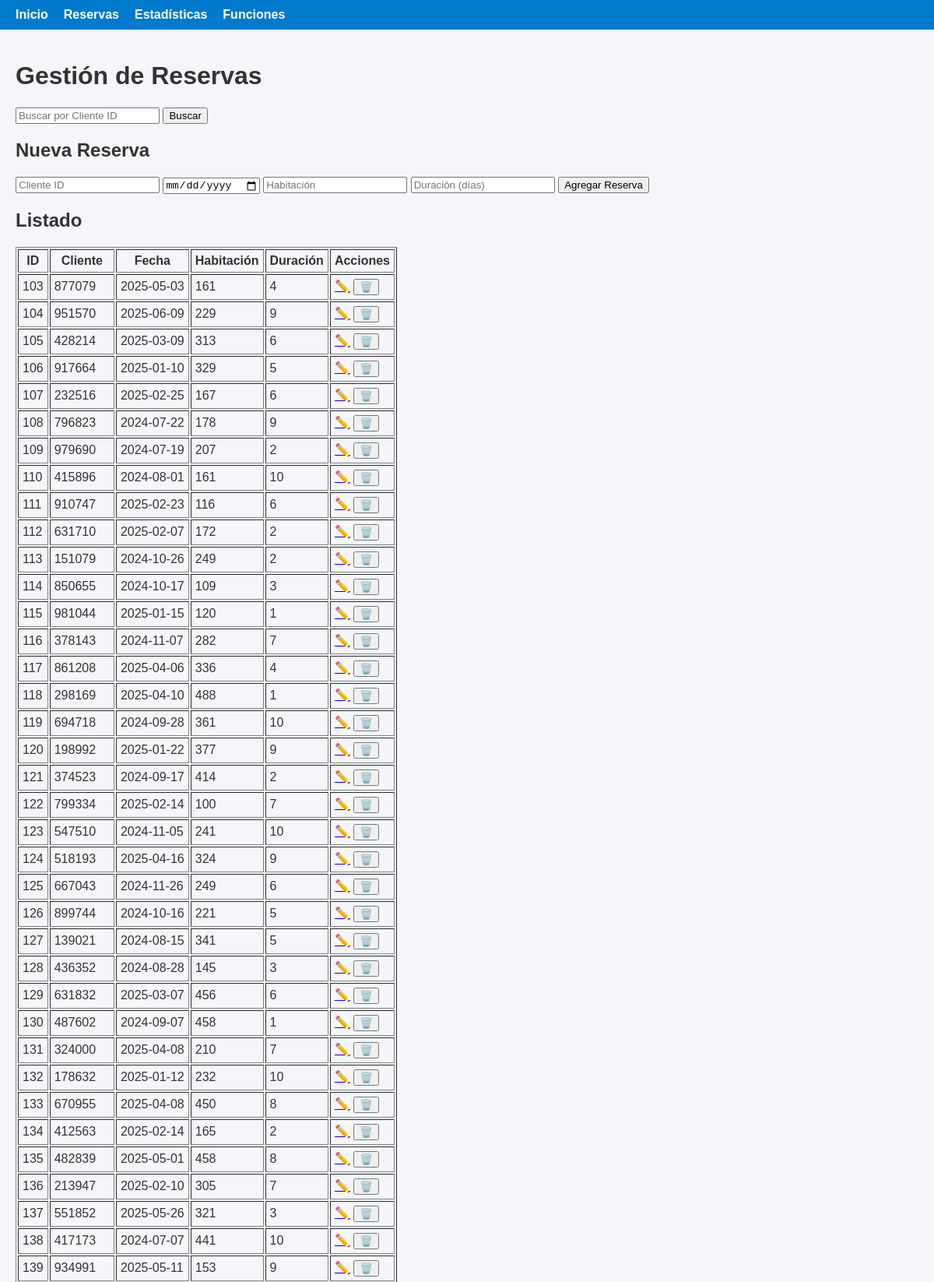
The app's page /reservas (upper part) with its own data.
### app/models.py (models this page shows)
class Reserva(db.Model):
    __tablename__ = 'reservas'
    id = db.Column(db.Integer, primary_key=True)
    cliente_id = db.Column(db.Integer, nullable=False)
    fecha = db.Column(db.String(10), nullable=False)
    habitacion = db.Column(db.Integer, nullable=False)
    duracion = db.Column(db.Integer, nullable=False)

### app/routes/crud.py (the view, shortened to what this page needs)
@bp.route('/reservas', methods=['GET', 'POST'])
def reservas():
    filtro_id = request.args.get('cliente_id')
    if filtro_id:
        reservas = Reserva.query.filter_by(cliente_id=filtro_id).all()
    else:
        reservas = Reserva.query.all()
    return render_template('reservas.html', reservas=reservas)

### app/templates/reservas.html (shortened to what this page needs)
{% extends 'base.html' %}
{% block content %}
<h1>Gestión de Reservas</h1>
<form method="get" action="{{ url_for('crud.reservas') }}">
    <input type="text" name="cliente_id" placeholder="Buscar por Cliente ID">
    <button type="submit">Buscar</button>
</form>
<h2>Nueva Reserva</h2>
<form method="post" action="{{ url_for('crud.reservas') }}">
    <input type="number" name="cliente_id" placeholder="Cliente ID" required>
    <input type="date" name="fecha" required>
    <input type="number" name="habitacion" placeholder="Habitación" required>
    <input type="number" name="duracion" placeholder="Duración (días)" required>
    <button type="submit">Agregar Reserva</button>
</form>
<h2>Listado</h2>
<table border="1" cellpadding="5">
    <thead>
        <tr>
            <th>ID</th>
            <th>Cliente</th>
            <th>Fecha</th>
            <th>Habitación</th>
            <th>Duración</th>
            <th>Acciones</th>
        </tr>
    </thead>
    <tbody>
        {% for r in reservas %}
        <tr>
            <td>{{ r.id }}</td>
            <td>{{ r.cliente_id }}</td>
            <td>{{ r.fecha }}</td>
            <td>{{ r.habitacion }}</td>
            <td>{{ r.duracion }}</td>
            <td>
                <a href="{{ url_for('crud.editar_reserva', id=r.id) }}">✏️</a>
                <form method="post" action="{{ url_for('crud.borrar_reserva', id=r.id) }}" style="display:inline;">
                    <button type="submit" onclick="return confirm('¿Borrar esta reserva?')">🗑️</button>
                </form>
            </td>
        </tr>
        {% endfor %}
    </tbody>
</table>
{% endblock %}

### app/static/css/main.css (style rules this page uses)
body { font-family: Arial, sans-serif; margin: 0; padding: 0; background-color: #f4f6f9; color: #333; }

### records on screen
Reserva: id "103", cliente_id "877079", fecha "2025-05-03", habitacion "161", duracion "4"
Reserva: id "104", cliente_id "951570", fecha "2025-06-09", habitacion "229", duracion "9"
Reserva: id "105", cliente_id "428214", fecha "2025-03-09", habitacion "313", duracion "6"
Reserva: id "106", cliente_id "917664", fecha "2025-01-10", habitacion "329", duracion "5"
Reserva: id "107", cliente_id "232516", fecha "2025-02-25", habitacion "167", duracion "6"
Reserva: id "108", cliente_id "796823", fecha "2024-07-22", habitacion "178", duracion "9"
Reserva: id "109", cliente_id "979690", fecha "2024-07-19", habitacion "207", duracion "2"
Reserva: id "110", cliente_id "415896", fecha "2024-08-01", habitacion "161", duracion "10"
Reserva: id "111", cliente_id "910747", fecha "2025-02-23", habitacion "116", duracion "6"
Reserva: id "112", cliente_id "631710", fecha "2025-02-07", habitacion "172", duracion "2"
Reserva: id "113", cliente_id "151079", fecha "2024-10-26", habitacion "249", duracion "2"
Reserva: id "114", cliente_id "850655", fecha "2024-10-17", habitacion "109", duracion "3"
Reserva: id "115", cliente_id "981044", fecha "2025-01-15", habitacion "120", duracion "1"
Reserva: id "116", cliente_id "378143", fecha "2024-11-07", habitacion "282", duracion "7"
Reserva: id "117", cliente_id "861208", fecha "2025-04-06", habitacion "336", duracion "4"
Reserva: id "118", cliente_id "298169", fecha "2025-04-10", habitacion "488", duracion "1"
Reserva: id "119", cliente_id "694718", fecha "2024-09-28", habitacion "361", duracion "10"
Reserva: id "120", cliente_id "198992", fecha "2025-01-22", habitacion "377", duracion "9"
Reserva: id "121", cliente_id "374523", fecha "2024-09-17", habitacion "414", duracion "2"
Reserva: id "122", cliente_id "799334", fecha "2025-02-14", habitacion "100", duracion "7"
Reserva: id "123", cliente_id "547510", fecha "2024-11-05", habitacion "241", duracion "10"
Reserva: id "124", cliente_id "518193", fecha "2025-04-16", habitacion "324", duracion "9"
Reserva: id "125", cliente_id "667043", fecha "2024-11-26", habitacion "249", duracion "6"
Reserva: id "126", cliente_id "899744", fecha "2024-10-16", habitacion "221", duracion "5"
Reserva: id "127", cliente_id "139021", fecha "2024-08-15", habitacion "341", duracion "5"
Reserva: id "128", cliente_id "436352", fecha "2024-08-28", habitacion "145", duracion "3"
Reserva: id "129", cliente_id "631832", fecha "2025-03-07", habitacion "456", duracion "6"
Reserva: id "130", cliente_id "487602", fecha "2024-09-07", habitacion "458", duracion "1"
Reserva: id "131", cliente_id "324000", fecha "2025-04-08", habitacion "210", duracion "7"
Reserva: id "132", cliente_id "178632", fecha "2025-01-12", habitacion "232", duracion "10"
Reserva: id "133", cliente_id "670955", fecha "2025-04-08", habitacion "450", duracion "8"
Reserva: id "134", cliente_id "412563", fecha "2025-02-14", habitacion "165", duracion "2"
Reserva: id "135", cliente_id "482839", fecha "2025-05-01", habitacion "458", duracion "8"
Reserva: id "136", cliente_id "213947", fecha "2025-02-10", habitacion "305", duracion "7"
Reserva: id "137", cliente_id "551852", fecha "2025-05-26", habitacion "321", duracion "3"
Reserva: id "138", cliente_id "417173", fecha "2024-07-07", habitacion "441", duracion "10"
Reserva: id "139", cliente_id "934991", fecha "2025-05-11", habitacion "153", duracion "9"
